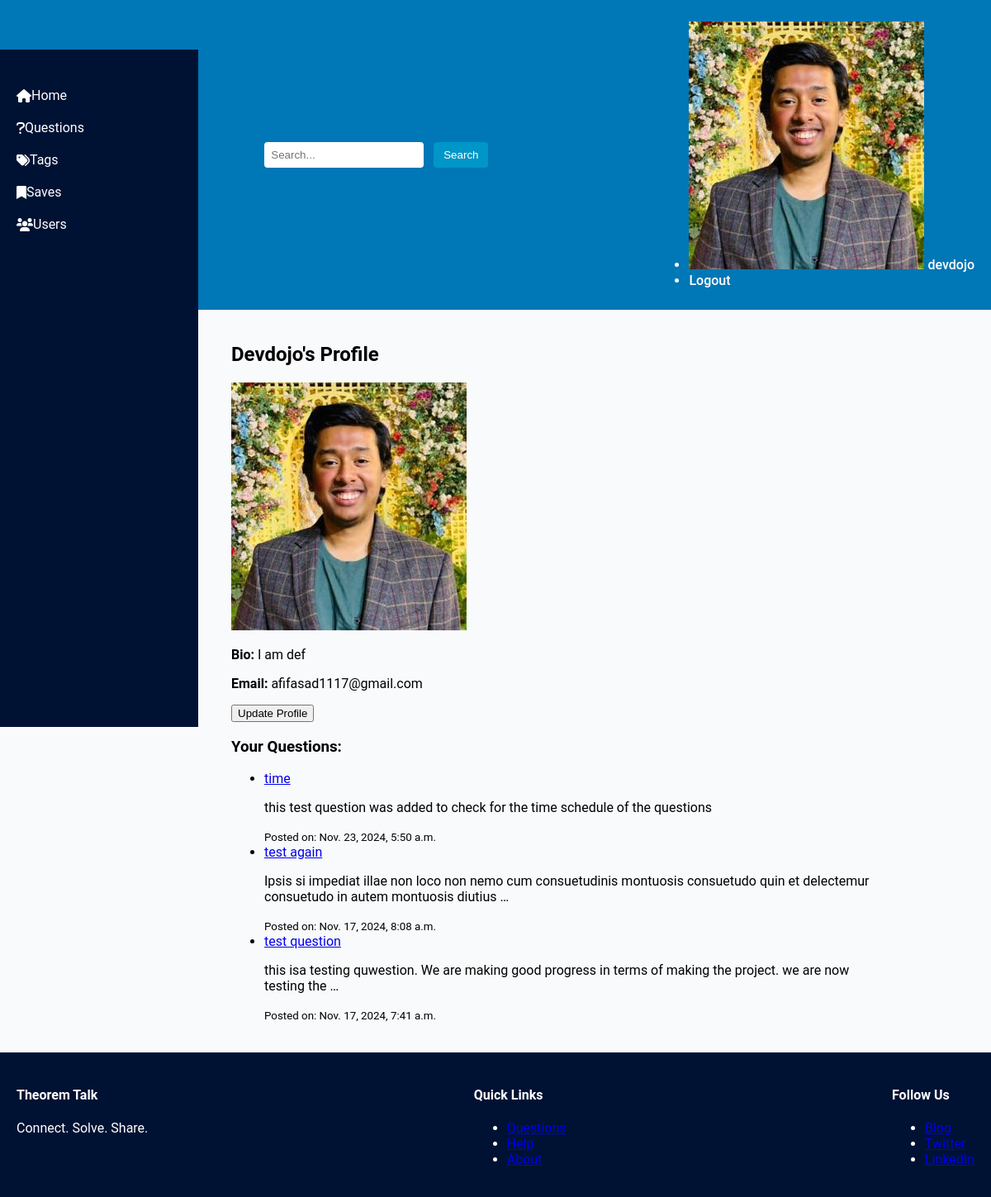
The page /profile/ (signed in) on the database as committed earlier.
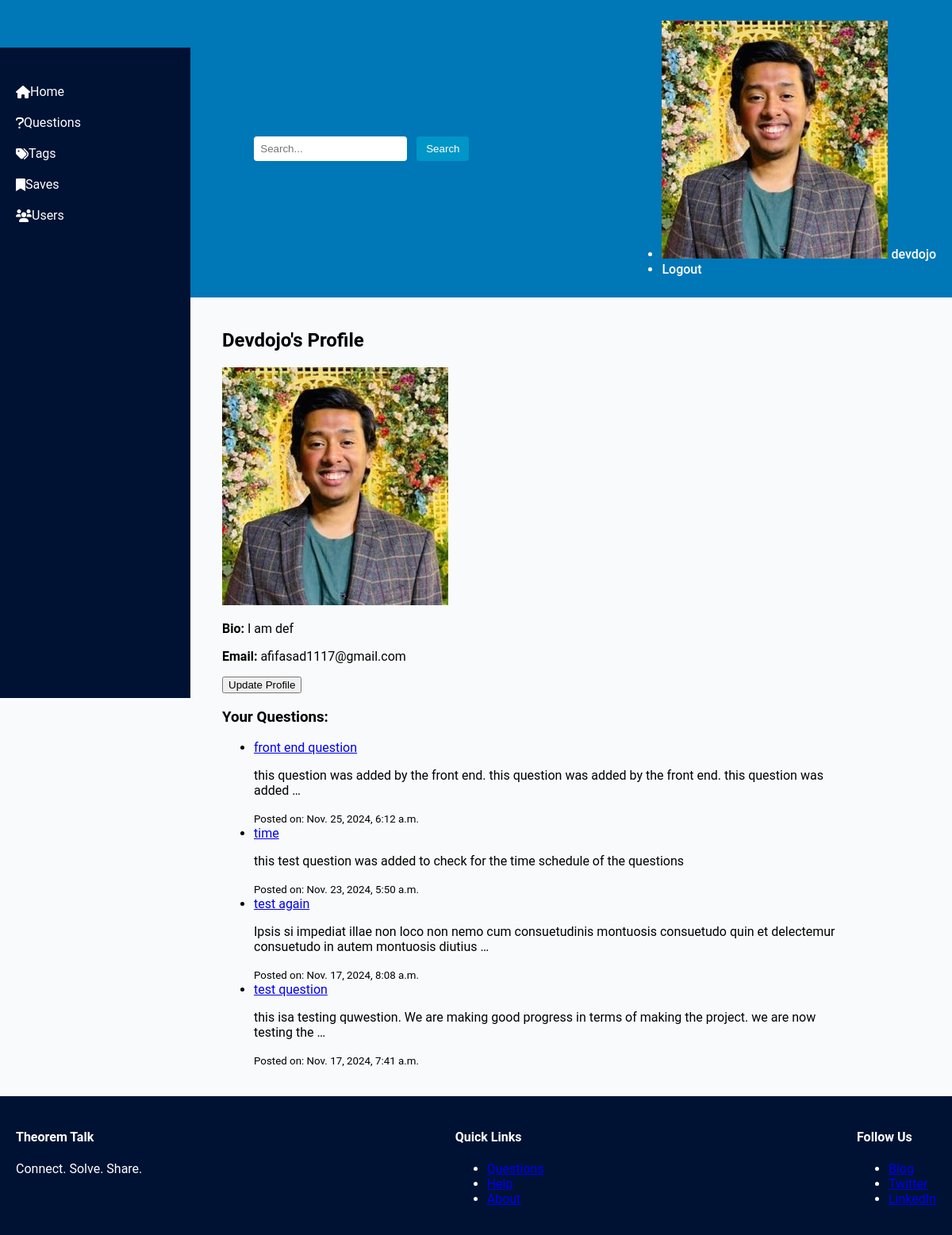
The same page on the database as committed later.
### base/models.py (models this page shows, shortened)
class Question(models.Model):
  user = models.ForeignKey(User, on_delete=models.CASCADE)
  title = models.CharField(max_length=1000)
  content = models.TextField(null=True, blank=True)
  date_created = models.DateTimeField(default=timezone.now)
  class Meta:
    ordering = ['-date_created']

### user/views.py (the view)
# urls.py: path('profile/', user_views.profile, name = "profile"),
@login_required
def profile(request):
  user_questions = Question.objects.filter(user=request.user)  # Get all questions from the logged-in user
  return render(request, 'users/profile.html', {'questions': user_questions})

### user/templates/users/profile.html
{% extends "base.html" %}
{% block content %}
<div class="profile">
  <h2>{{ user.username|title }}'s Profile</h2>
  <img src="{{ user.profile.image.url }}" alt="{{ user.username }}'s Profile Picture">
  <p><strong>Bio:</strong> {{ user.profile.bio }}</p>
  <p><strong>Email:</strong> {{ user.email }}</p>
  <a href="{% url 'update_profile' %}">
    <button>Update Profile</button>
  </a>
  <h3>Your Questions:</h3>
  {% if questions %}
    <ul>
      {% for question in questions %}
        <li>
          <a href="{% url 'base:question_detail' question.id %}">{{ question.title }}</a>
          <p>{{ question.content|truncatewords:20 }}</p>
          <small>Posted on: {{ question.date_created }}</small>
        </li>
      {% endfor %}
    </ul>
  {% else %}
    <p>You haven't posted any questions yet.</p>
  {% endif %}
</div>
{% endblock %}

Rows that differ between the two databases and show on the page:
added Question: title "front end question", content "this question was added by the front end. this question was added by the front end. this question was added …", date_created "Nov. 25, 2024, 6:12 a.m."
